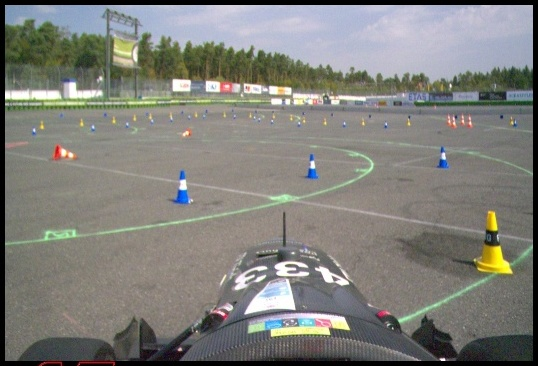
#> input picture Images/Color_transfer/Image_3.jpg, 538 x 366 px, found by its file name
$ python Preprocessing_Signe.py
#> lines starting #> are read from the running program, lines starting #| are printed output that depends on the picture
#from PIL import Image
import os
import cv2
import numpy as np
from PIL import Image, ImageEnhance
import time

def finds_LAB_reference_from_folder(folder):
#> called with folder = 'Images//Color_transfer'
    numb_images = 0
    L_s_mean = 0
    L_s_std = 0
    A_s_mean = 0
    A_s_std = 0
    B_s_mean = 0
    B_s_std = 0
    for filename in os.listdir(folder):
        if filename.endswith(".jpg" or ".png"):
            image = cv2.imread(os.path.join(folder, filename))
#> image is the input picture: shape (366, 538, 3); mean B, G, R 122.5, 127.8, 128.1
            #convert the images from RGB to LAB
            img_source = cv2.cvtColor(image, cv2.COLOR_BGR2LAB).astype("float32")
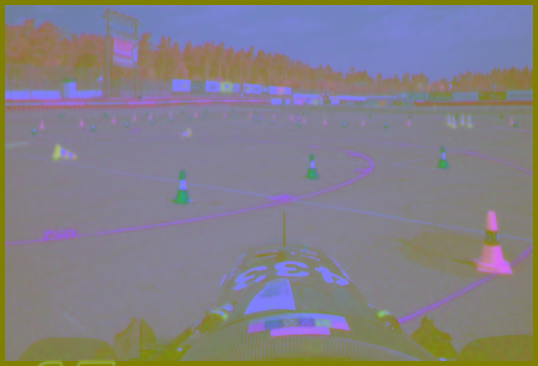
#> img_source: shape (366, 538, 3) float32; mean B, G, R 135.1, 127.3, 131
            #splitting the images into channels
            L_s ,A_s ,B_s =cv2.split(img_source)
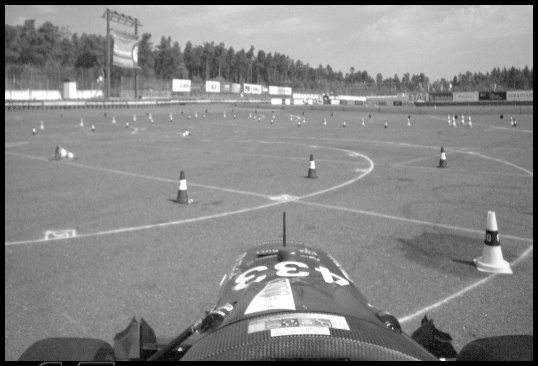
#> L_s: shape (366, 538) float32; min 0, max 255, mean 135.1
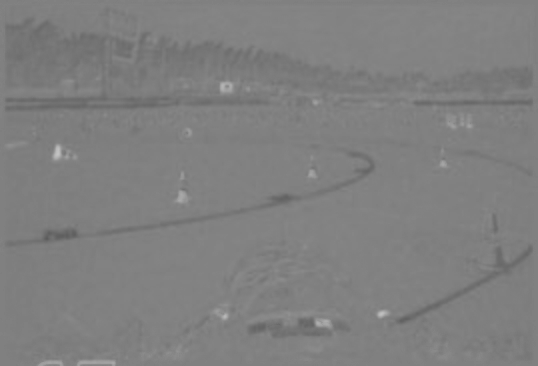
#> A_s: shape (366, 538) float32; min 92, max 195, mean 127.4
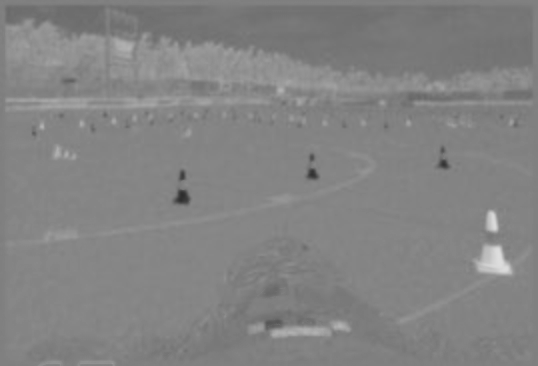
#> B_s: shape (366, 538) float32; min 44, max 222, mean 131
            #computing the mean and standard deviation of each channel for both images
            #for source image
            L_s_mean_temp, L_s_std_temp = L_s.mean(), L_s.std()
#> L_s_mean_temp = 135.1; L_s_std_temp = 47.68
            A_s_mean_temp, A_s_std_temp = A_s.mean(), A_s.std()
#> A_s_mean_temp = 127.4; A_s_std_temp = 5.23
            B_s_mean_temp, B_s_std_temp = B_s.mean(), B_s.std()
#> B_s_mean_temp = 131; B_s_std_temp = 9.9

            #add it together for all images
            L_s_mean += L_s_mean_temp
#> L_s_mean = 135.1
            L_s_std += L_s_std_temp
#> L_s_std = 47.68
            A_s_mean += A_s_mean_temp
#> A_s_mean = 127.4
            A_s_std += A_s_std_temp
#> A_s_std = 5.23
            B_s_mean += B_s_mean_temp
#> B_s_mean = 131
            B_s_std += B_s_std_temp
#> B_s_std = 9.9

            numb_images += 1
#> pass 2 of the loop in finds_LAB_reference_from_folder, `for filename in os.listdir(folder):`:
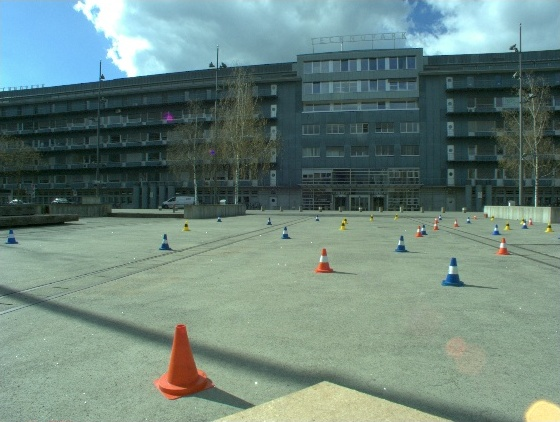
#> input picture Images/Color_transfer/Image_6.jpg, 560 x 422 px, found by its file name
#> in finds_LAB_reference_from_folder, image is the input picture: shape (422, 560, 3); mean B, G, R 124.2, 132.3, 108.3
#> img_source: shape (422, 560, 3) float32
#> in finds_LAB_reference_from_folder, `L_s ,A_s ,B_s =cv2.split(img_source)`:
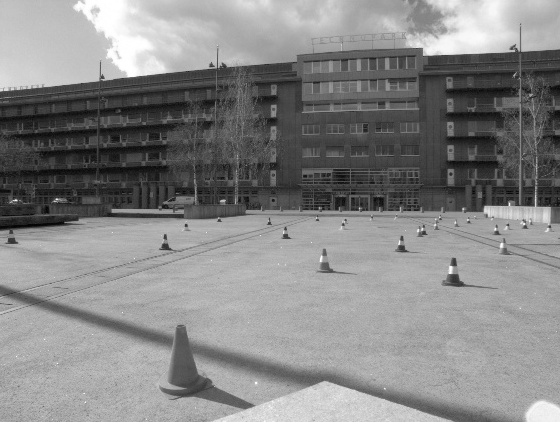
#> L_s: shape (422, 560) float32; min 3, max 255, mean 133.7
#> A_s: shape (422, 560) float32
#> in finds_LAB_reference_from_folder, `L_s ,A_s ,B_s =cv2.split(img_source)`:
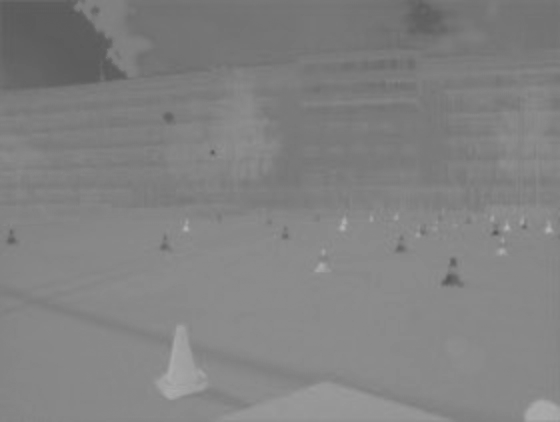
#> B_s: shape (422, 560) float32; min 87, max 180, mean 129.7
#> L_s_mean_temp = 133.7; L_s_std_temp = 57.64
#> A_s_mean_temp = 118.2; A_s_std_temp = 4.93
#> B_s_mean_temp = 129.7; B_s_std_temp = 11.06
#> in finds_LAB_reference_from_folder, `L_s_mean += L_s_mean_temp`: L_s_mean = 268.8
#> in finds_LAB_reference_from_folder, `L_s_std += L_s_std_temp`: L_s_std = 105.3
#> in finds_LAB_reference_from_folder, `A_s_mean += A_s_mean_temp`: A_s_mean = 245.6
#> in finds_LAB_reference_from_folder, `A_s_std += A_s_std_temp`: A_s_std = 10.16
#> in finds_LAB_reference_from_folder, `B_s_mean += B_s_mean_temp`: B_s_mean = 260.7
#> in finds_LAB_reference_from_folder, `B_s_std += B_s_std_temp`: B_s_std = 20.95
    #calculate the mean value of all images
    L_s_mean = L_s_mean / numb_images
#> L_s_mean = 134.4
    L_s_std = L_s_std / numb_images
#> L_s_std = 52.66
    A_s_mean = A_s_mean / numb_images
#> A_s_mean = 122.8
    A_s_std = A_s_std / numb_images
#> A_s_std = 5.08
    B_s_mean = B_s_mean / numb_images
#> B_s_mean = 130.4
    B_s_std = B_s_std / numb_images
#> B_s_std = 10.48
    return L_s_mean, L_s_std, A_s_mean, A_s_std, B_s_mean, B_s_std

# [194 lines left out: functions remove_all_but_concrete, color_transfer, color_enhancement, find_yellow, find_blue, template_matching, not called in this run]

def load():
    L_s_mean, L_s_std, A_s_mean, A_s_std, B_s_mean, B_s_std = finds_LAB_reference_from_folder("Images//Color_transfer")
#> L_s_mean = 134.4; L_s_std = 52.66; A_s_mean = 122.8; A_s_std = 5.08; B_s_mean = 130.4; B_s_std = 10.48
    time1 = 0

#> (the run stopped early here; a loop or call above may not have finished)
